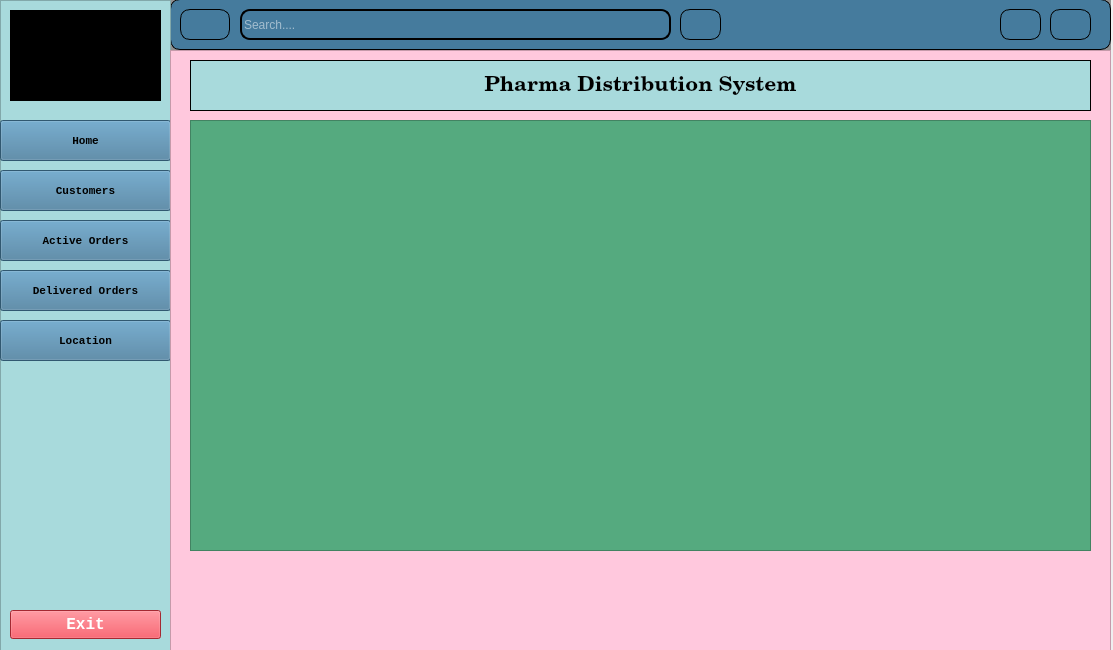
<?xml version="1.0" encoding="UTF-8"?>
<ui version="4.0">
 <class>MainWindow</class>
 <widget class="QMainWindow" name="MainWindow">
  <property name="geometry">
   <rect>
    <x>0</x>
    <y>0</y>
    <width>1113</width>
    <height>650</height>
   </rect>
  </property>
  <property name="windowTitle">
   <string>MainWindow</string>
  </property>
  <widget class="QWidget" name="centralwidget">
   <widget class="QWidget" name="widget_3" native="true">
    <property name="geometry">
     <rect>
      <x>0</x>
      <y>-10</y>
      <width>1111</width>
      <height>661</height>
     </rect>
    </property>
    <property name="styleSheet">
     <string notr="true">
background-color: rgb(144, 144, 144);</string>
    </property>
    <widget class="QWidget" name="widget" native="true">
     <property name="geometry">
      <rect>
       <x>170</x>
       <y>9</y>
       <width>941</width>
       <height>51</height>
      </rect>
     </property>
     <property name="minimumSize">
      <size>
       <width>0</width>
       <height>40</height>
      </size>
     </property>
     <property name="styleSheet">
      <string notr="true">background-color: #457b9d;
border-radius: 10px;



border: 1px solid black; /* Sets a black border with a width of 2 pixels */
</string>
     </property>
     <widget class="QPushButton" name="pushButton_13">
      <property name="geometry">
       <rect>
        <x>10</x>
        <y>10</y>
        <width>50</width>
        <height>31</height>
       </rect>
      </property>
      <property name="maximumSize">
       <size>
        <width>50</width>
        <height>50</height>
       </size>
      </property>
      <property name="text">
       <string/>
      </property>
      <property name="icon">
       <iconset>
        <normaloff>../icon/window-split-horizontal-128.gif</normaloff>../icon/window-split-horizontal-128.gif</iconset>
      </property>
      <property name="iconSize">
       <size>
        <width>20</width>
        <height>20</height>
       </size>
      </property>
      <property name="checkable">
       <bool>true</bool>
      </property>
     </widget>
     <widget class="QPushButton" name="pushButton_14">
      <property name="geometry">
       <rect>
        <x>830</x>
        <y>10</y>
        <width>41</width>
        <height>31</height>
       </rect>
      </property>
      <property name="font">
       <font>
        <family>MS Outlook</family>
       </font>
      </property>
      <property name="styleSheet">
       <string notr="true"/>
      </property>
      <property name="text">
       <string/>
      </property>
      <property name="icon">
       <iconset>
        <normaloff>../icon/user.gif</normaloff>../icon/user.gif</iconset>
      </property>
      <property name="iconSize">
       <size>
        <width>16</width>
        <height>16</height>
       </size>
      </property>
     </widget>
     <widget class="QPushButton" name="pushButton_15">
      <property name="geometry">
       <rect>
        <x>510</x>
        <y>10</y>
        <width>41</width>
        <height>31</height>
       </rect>
      </property>
      <property name="text">
       <string/>
      </property>
      <property name="icon">
       <iconset>
        <normaloff>../icon/search.gif</normaloff>../icon/search.gif</iconset>
      </property>
     </widget>
     <widget class="QLineEdit" name="lineEdit">
      <property name="geometry">
       <rect>
        <x>70</x>
        <y>10</y>
        <width>431</width>
        <height>31</height>
       </rect>
      </property>
      <property name="styleSheet">
       <string notr="true">color: #fff;
border-radius: 10px; /* Sets a border radius of 10 pixels */
border: 2px solid black; /* Sets a black border with a width of 2 pixels */
</string>
      </property>
      <property name="placeholderText">
       <string>Search....</string>
      </property>
     </widget>
     <widget class="QPushButton" name="btnClose">
      <property name="geometry">
       <rect>
        <x>880</x>
        <y>10</y>
        <width>41</width>
        <height>31</height>
       </rect>
      </property>
      <property name="text">
       <string/>
      </property>
      <property name="icon">
       <iconset>
        <normaloff>../icon/exist.gif</normaloff>../icon/exist.gif</iconset>
      </property>
      <property name="iconSize">
       <size>
        <width>16</width>
        <height>16</height>
       </size>
      </property>
     </widget>
    </widget>
    <widget class="QFrame" name="frame">
     <property name="geometry">
      <rect>
       <x>0</x>
       <y>10</y>
       <width>171</width>
       <height>651</height>
      </rect>
     </property>
     <property name="styleSheet">
      <string notr="true">background-color:#a8dadc;</string>
     </property>
     <property name="frameShape">
      <enum>QFrame::StyledPanel</enum>
     </property>
     <property name="frameShadow">
      <enum>QFrame::Raised</enum>
     </property>
     <widget class="QPushButton" name="btnHome">
      <property name="geometry">
       <rect>
        <x>0</x>
        <y>120</y>
        <width>171</width>
        <height>41</height>
       </rect>
      </property>
      <property name="font">
       <font>
        <family>Courier New</family>
        <pointsize>8</pointsize>
        <weight>75</weight>
        <bold>true</bold>
       </font>
      </property>
      <property name="styleSheet">
       <string notr="true">background-color: rgb(69, 123, 157);</string>
      </property>
      <property name="text">
       <string>Home</string>
      </property>
      <property name="icon">
       <iconset>
        <normaloff>../icon/home.gif</normaloff>../icon/home.gif</iconset>
      </property>
      <property name="checkable">
       <bool>true</bool>
      </property>
      <property name="autoExclusive">
       <bool>true</bool>
      </property>
     </widget>
     <widget class="QPushButton" name="btnLocation">
      <property name="geometry">
       <rect>
        <x>0</x>
        <y>320</y>
        <width>171</width>
        <height>41</height>
       </rect>
      </property>
      <property name="font">
       <font>
        <family>Courier New</family>
        <pointsize>8</pointsize>
        <weight>75</weight>
        <bold>true</bold>
       </font>
      </property>
      <property name="styleSheet">
       <string notr="true">background-color: rgb(69, 123, 157);</string>
      </property>
      <property name="text">
       <string>Location</string>
      </property>
      <property name="icon">
       <iconset>
        <normaloff>../icon/location.gif</normaloff>../icon/location.gif</iconset>
      </property>
      <property name="checkable">
       <bool>true</bool>
      </property>
      <property name="autoExclusive">
       <bool>true</bool>
      </property>
     </widget>
     <widget class="QPushButton" name="btnDOrders">
      <property name="geometry">
       <rect>
        <x>0</x>
        <y>270</y>
        <width>171</width>
        <height>41</height>
       </rect>
      </property>
      <property name="font">
       <font>
        <family>Courier New</family>
        <pointsize>8</pointsize>
        <weight>75</weight>
        <bold>true</bold>
       </font>
      </property>
      <property name="styleSheet">
       <string notr="true">background-color: rgb(69, 123, 157);</string>
      </property>
      <property name="text">
       <string>Delivered Orders</string>
      </property>
      <property name="icon">
       <iconset>
        <normaloff>../icon/delivered.gif</normaloff>../icon/delivered.gif</iconset>
      </property>
      <property name="checkable">
       <bool>true</bool>
      </property>
      <property name="autoExclusive">
       <bool>true</bool>
      </property>
     </widget>
     <widget class="QPushButton" name="btnCustomers">
      <property name="geometry">
       <rect>
        <x>0</x>
        <y>170</y>
        <width>171</width>
        <height>41</height>
       </rect>
      </property>
      <property name="font">
       <font>
        <family>Courier New</family>
        <pointsize>8</pointsize>
        <weight>75</weight>
        <bold>true</bold>
       </font>
      </property>
      <property name="styleSheet">
       <string notr="true">background-color: rgb(69, 123, 157);</string>
      </property>
      <property name="text">
       <string>Customers</string>
      </property>
      <property name="icon">
       <iconset>
        <normaloff>../icon/customers.gif</normaloff>../icon/customers.gif</iconset>
      </property>
      <property name="checkable">
       <bool>true</bool>
      </property>
      <property name="autoExclusive">
       <bool>true</bool>
      </property>
     </widget>
     <widget class="QPushButton" name="btnAOrders">
      <property name="geometry">
       <rect>
        <x>0</x>
        <y>220</y>
        <width>171</width>
        <height>41</height>
       </rect>
      </property>
      <property name="font">
       <font>
        <family>Courier New</family>
        <pointsize>8</pointsize>
        <weight>75</weight>
        <bold>true</bold>
       </font>
      </property>
      <property name="styleSheet">
       <string notr="true">background-color: #457b9d;</string>
      </property>
      <property name="text">
       <string>Active Orders</string>
      </property>
      <property name="icon">
       <iconset>
        <normaloff>../icon/incoming-order.gif</normaloff>../icon/incoming-order.gif</iconset>
      </property>
      <property name="checkable">
       <bool>true</bool>
      </property>
      <property name="autoExclusive">
       <bool>true</bool>
      </property>
     </widget>
     <widget class="QPushButton" name="btnExit">
      <property name="geometry">
       <rect>
        <x>10</x>
        <y>610</y>
        <width>151</width>
        <height>29</height>
       </rect>
      </property>
      <property name="font">
       <font>
        <family>Courier New</family>
        <pointsize>12</pointsize>
        <weight>75</weight>
        <bold>true</bold>
       </font>
      </property>
      <property name="styleSheet">
       <string notr="true">background-color: #e63946;
color: rgb(255, 255, 255);</string>
      </property>
      <property name="text">
       <string>Exit</string>
      </property>
      <property name="icon">
       <iconset>
        <normaloff>:/icon/icon/exist.gif</normaloff>:/icon/icon/exist.gif</iconset>
      </property>
     </widget>
     <widget class="QPushButton" name="pushButton">
      <property name="geometry">
       <rect>
        <x>10</x>
        <y>10</y>
        <width>151</width>
        <height>91</height>
       </rect>
      </property>
      <property name="styleSheet">
       <string notr="true">border: 100px solid black;
border-radius: 15px;</string>
      </property>
      <property name="text">
       <string/>
      </property>
      <property name="icon">
       <iconset>
        <normaloff>../../medicine.jpg</normaloff>../../medicine.jpg</iconset>
      </property>
      <property name="iconSize">
       <size>
        <width>300</width>
        <height>200</height>
       </size>
      </property>
      <property name="autoRepeat">
       <bool>false</bool>
      </property>
      <property name="autoExclusive">
       <bool>false</bool>
      </property>
     </widget>
    </widget>
    <widget class="QFrame" name="mainBody">
     <property name="geometry">
      <rect>
       <x>170</x>
       <y>60</y>
       <width>941</width>
       <height>601</height>
      </rect>
     </property>
     <property name="styleSheet">
      <string notr="true">background-color:#ffc8dd;</string>
     </property>
     <property name="frameShape">
      <enum>QFrame::StyledPanel</enum>
     </property>
     <property name="frameShadow">
      <enum>QFrame::Raised</enum>
     </property>
     <widget class="QTableView" name="tableView">
      <property name="geometry">
       <rect>
        <x>20</x>
        <y>70</y>
        <width>901</width>
        <height>431</height>
       </rect>
      </property>
      <property name="styleSheet">
       <string notr="true">background-color: rgb(85, 170, 127);</string>
      </property>
     </widget>
     <widget class="QLabel" name="label">
      <property name="geometry">
       <rect>
        <x>20</x>
        <y>10</y>
        <width>901</width>
        <height>51</height>
       </rect>
      </property>
      <property name="font">
       <font>
        <family>Century Schoolbook</family>
        <pointsize>16</pointsize>
        <weight>75</weight>
        <bold>true</bold>
       </font>
      </property>
      <property name="styleSheet">
       <string notr="true">background-color:#a8dadc;
border: 1px solid black;</string>
      </property>
      <property name="text">
       <string>Pharma Distribution System</string>
      </property>
      <property name="alignment">
       <set>Qt::AlignCenter</set>
      </property>
     </widget>
    </widget>
   </widget>
  </widget>
 </widget>
 <resources/>
 <connections/>
</ui>
